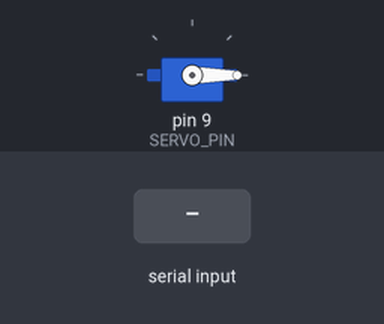
The sketch below on a simulated Arduino Uno, built with avr-gcc and run on an emulated ATmega328P. Shown: servo. The inputs (shaded band) are chosen by the test bench. What the sketch prints to the serial monitor is not drawn.

Above: at 1.2 s.
1.3 s: "sweep\n" received over Serial
At 3.2 s:
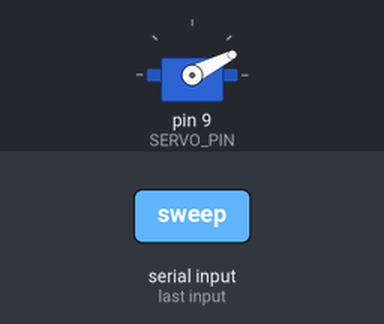
At 6.9 s:
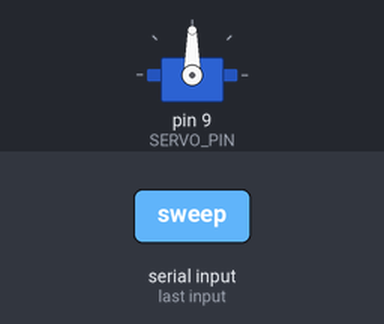
Timing chart, 0 to 13.3 s (numbered marks = the images above; inputs shaded):
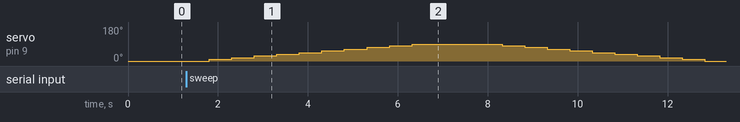

Measured:
- after the input at 1.3 s, servo on pin 9 (SERVO_PIN): rises from 0° to 90° in 4.5 s, then falls to 0° in 6.5 s

The sketch:

servo_test.ino
```cpp
/**
 * Servo Test Sketch
 *
 * This simple sketch tests servo movement for the damper control.
 * Use this to verify servo wiring and calibrate servo angles before
 * using the main controller sketch.
 *
 * Wiring:
 * - Servo signal wire (orange/yellow) to pin 9
 * - Servo power wire (red) to 5V
 * - Servo ground wire (brown/black) to GND
 *
 * Serial Monitor Commands:
 * - Send numbers 0-100 to set damper percentage
 * - Send "sweep" to run automatic sweep test
 */

#include <Servo.h>

// Configuration
const int SERVO_PIN = 9;
const int MIN_ANGLE = 0;   // Servo angle for 0% damper (closed)
const int MAX_ANGLE = 90;  // Servo angle for 100% damper (open)

Servo damperServo;
int currentPercent = 0;

void setup() {
  Serial.begin(115200);
  Serial.println("Servo Test - EggBot Damper Control");
  Serial.println("Commands:");
  Serial.println("  0-100: Set damper percentage");
  Serial.println("  sweep: Run automatic sweep test");
  Serial.println("  help: Show this help");
  Serial.println();

  // Attach servo
  damperServo.attach(SERVO_PIN);
  setDamperPercent(0);  // Start closed

  Serial.println("Servo attached to pin " + String(SERVO_PIN));
  Serial.println("Current position: 0% (closed)");
  Serial.println();
}

void loop() {
  if (Serial.available()) {
    String command = Serial.readStringUntil('\n');
    command.trim();

    if (command == "sweep") {
      runSweepTest();
    } else if (command == "help") {
      showHelp();
    } else {
      // Try to parse as percentage
      int percent = command.toInt();
      if (percent >= 0 && percent <= 100) {
        setDamperPercent(percent);
      } else if (command.length() > 0) {
        Serial.println("Invalid command: " + command);
        Serial.println("Use 0-100 for percentage, 'sweep' for test, or 'help'");
      }
    }
  }
}

void setDamperPercent(int percent) {
  percent = constrain(percent, 0, 100);
  currentPercent = percent;

  int servoAngle = map(percent, 0, 100, MIN_ANGLE, MAX_ANGLE);
  damperServo.write(servoAngle);

  Serial.println("Damper set to " + String(percent) +
                 "% (servo angle: " + String(servoAngle) + "°)");

  if (percent == 0) {
    Serial.println("  → Damper CLOSED");
  } else if (percent == 100) {
    Serial.println("  → Damper FULLY OPEN");
  } else if (percent < 25) {
    Serial.println("  → Damper mostly closed");
  } else if (percent < 75) {
    Serial.println("  → Damper partially open");
  } else {
    Serial.println("  → Damper mostly open");
  }
}

void runSweepTest() {
  Serial.println("Starting sweep test...");
  Serial.println("This will move the damper from 0% to 100% and back");

  // Sweep from 0 to 100
  Serial.println("Sweeping UP (0% → 100%):");
  for (int percent = 0; percent <= 100; percent += 10) {
    setDamperPercent(percent);
    delay(500);
  }

  delay(1000);

  // Sweep from 100 to 0
  Serial.println("Sweeping DOWN (100% → 0%):");
  for (int percent = 100; percent >= 0; percent -= 10) {
    setDamperPercent(percent);
    delay(500);
  }

  Serial.println("Sweep test complete!");
  Serial.println("Current position: 0% (closed)");
  Serial.println();
}

void showHelp() {
  Serial.println();
  Serial.println("=== EggBot Servo Test Help ===");
  Serial.println("Commands:");
  Serial.println("  0-100    Set damper percentage");
  Serial.println("           Example: 50 (sets damper to 50%)");
  Serial.println("  sweep    Run automatic sweep test");
  Serial.println("           Moves from 0% to 100% and back");
  Serial.println("  help     Show this help message");
  Serial.println();
  Serial.println("Hardware Setup:");
  Serial.println("  Servo signal → Pin " + String(SERVO_PIN));
  Serial.println("  Servo power  → 5V");
  Serial.println("  Servo ground → GND");
  Serial.println();
  Serial.println("Configuration:");
  Serial.println("  Closed angle (0%):  " + String(MIN_ANGLE) + "°");
  Serial.println("  Open angle (100%):  " + String(MAX_ANGLE) + "°");
  Serial.println("  Current position:   " + String(currentPercent) + "%");
  Serial.println();
}
```
